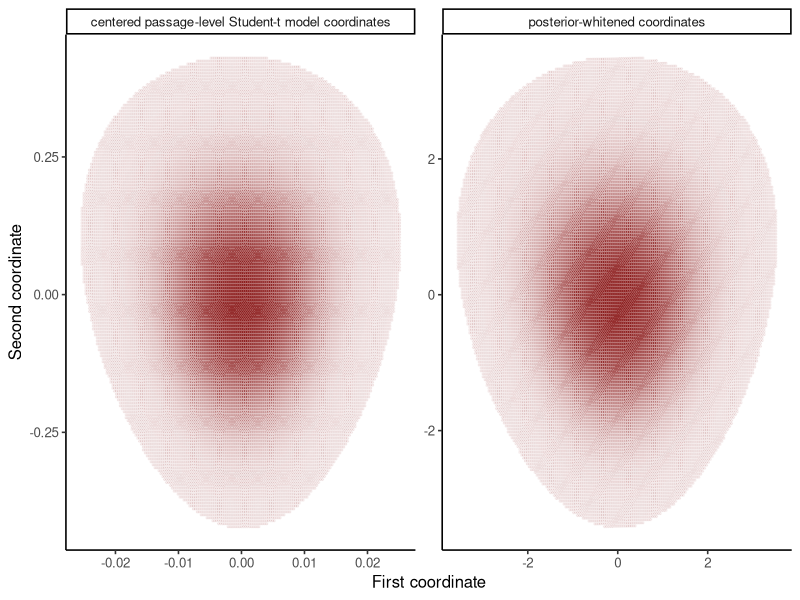

The R source for this figure:
## ---- chunk 1
#| label: provo-mass-matrix-geometry
library(ggplot2)

provo <- read.csv("data/provo/passage-summaries.csv", stringsAsFactors = FALSE)
y <- provo$noun_minus_verb_log_ffd
nu <- 4
prior_scale <- 2 * sd(y)
log_sum_exp <- function(x) { m <- max(x); m + log(sum(exp(x - m))) }
log_target <- function(eta) {
  mu <- eta[1]; sigma <- exp(eta[2])
  sum(dt((y - mu) / sigma, df = nu, log = TRUE) - log(sigma)) +
    dnorm(mu, 0, prior_scale, log = TRUE) +
    log(2) + dnorm(sigma, 0, prior_scale, log = TRUE) + eta[2]
}
mode_fit <- optim(c(median(y), log(mad(y))),
                  function(eta) -log_target(eta), method = "BFGS",
                  hessian = TRUE,
                  control = list(reltol = 1e-12, maxit = 1000L))
local_sd <- sqrt(diag(solve(mode_fit$hessian)))
grid <- expand.grid(
  mu = seq(mode_fit$par[1] - 7 * local_sd[1],
           mode_fit$par[1] + 7 * local_sd[1], length.out = 321L),
  log_sigma = seq(mode_fit$par[2] - 7 * local_sd[2],
                  mode_fit$par[2] + 7 * local_sd[2], length.out = 321L)
)
grid$log_kernel <- apply(grid, 1, log_target)
grid$weight <- exp(grid$log_kernel - log_sum_exp(grid$log_kernel))
grid_values <- as.matrix(grid[, c("mu", "log_sigma")])
grid_mean <- colSums(grid_values * grid$weight)
centered <- sweep(grid_values, 2, grid_mean, "-")
covariance <- crossprod(centered * sqrt(grid$weight))
whitening <- solve(t(chol(covariance)))
white <- t(whitening %*% t(centered))
white_covariance <- crossprod(white * sqrt(grid$weight))

geometry <- rbind(
  data.frame(coordinates = "mu, log_sigma",
             variance_1 = covariance[1, 1],
             variance_2 = covariance[2, 2],
             correlation = cov2cor(covariance)[1, 2]),
  data.frame(coordinates = "posterior-whitened",
             variance_1 = white_covariance[1, 1],
             variance_2 = white_covariance[2, 2],
             correlation = cov2cor(white_covariance)[1, 2])
)
stopifnot(length(y) == 55L, all(eigen(covariance)$values > 0))
geometry
## ---- chunk 2
#| label: plot-provo-whitened-geometry
#| fig-cap: "Posterior grid cells before and after dense whitening. Point darkness represents normalized posterior mass."
display <- rbind(
  data.frame(x = centered[, 1], y = centered[, 2], weight = grid$weight,
             coordinates = "centered passage-level Student-t model coordinates"),
  data.frame(x = white[, 1], y = white[, 2], weight = grid$weight,
             coordinates = "posterior-whitened coordinates")
)
display <- subset(display, weight >= quantile(weight, .80))

ggplot(display, aes(x, y, alpha = weight)) +
  geom_point(color = "#8B1A1A", size = .45) +
  facet_wrap(~coordinates, scales = "free") +
  scale_alpha(range = c(.06, .7), guide = "none") +
  labs(x = "First coordinate", y = "Second coordinate") +
  theme_classic(base_size = 12)
